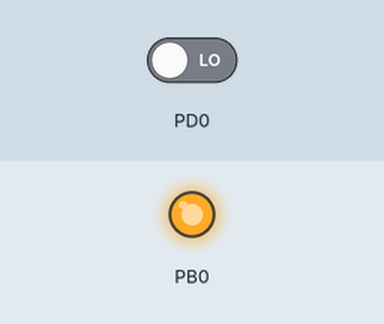
Simulated run of this program. Board: ATmega32, built with avr-gcc and emulated at 1 MHz. Shown: output pins drawn as LEDs (lit = HIGH). The inputs (shaded band) are chosen by the test bench; at power-on: PD0 LOW.

Above: at 1.2 s.
1.3 s: PD0 driven HIGH
At 2.4 s:
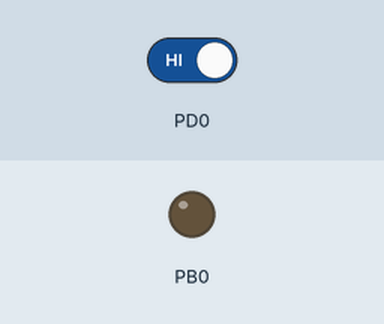
2.8 s: PD0 driven LOW
At 3.5 s:
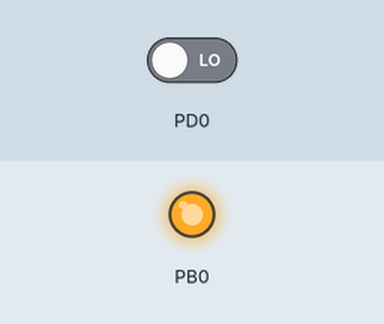
Timing chart, 0 to 5.8 s (numbered marks = the images above; inputs shaded):
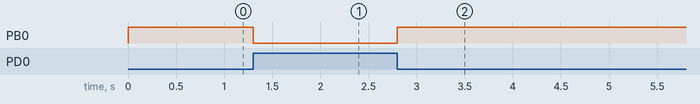

Measured:
- after the input at 1.3 s, PB0: HIGH → LOW at once
- after the input at 2.8 s, PB0: LOW → HIGH at once

The program:

main.c
```c
/*
 * IR_Sensor.c
 *
 * Created: 10/17/2020 1:25:19 PM
 * Author : Vickey
 */
#define F_CPU 1000000UL
#include <avr/io.h>


int main(void)
{
    DDRB = 0b00000001;//define PORTB as  output pin
	DDRD = 0b00000000;//define PORTC as input pins
	while(1){

		int x = PIND & 0b00000001;    //get the input from the sensor to a variable

		if (x==0b00000001)
		{
			PORTB = 0x00;			  //switch on the OFF

		}else if(x==0b00000000)
		{

			PORTB = 0xFF;			  //switch on the ON

		}
	}
}
```
